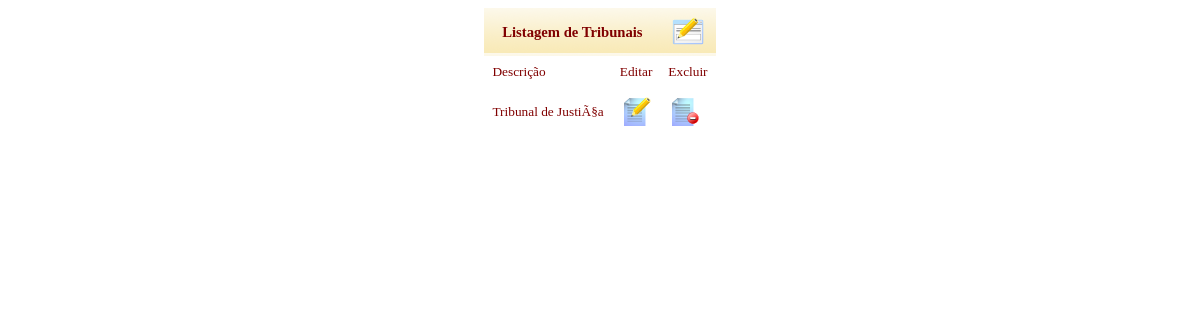
Page /view/consultarTribunal.php?pag=processo (signed in) on the earlier database version.
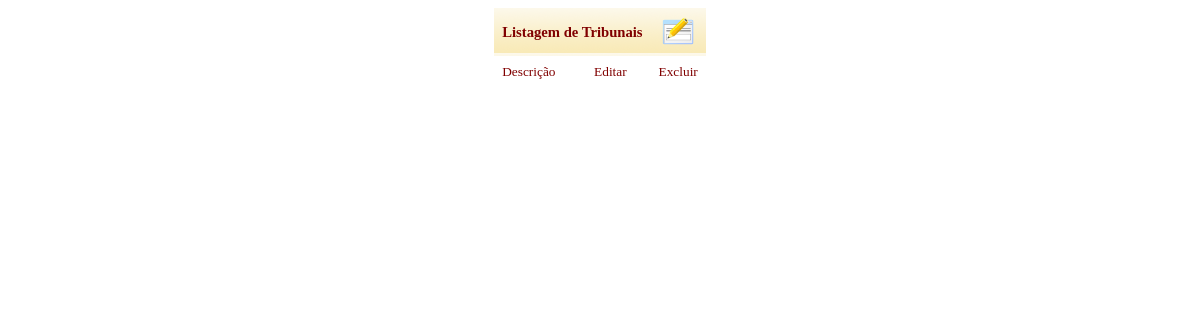
Same page on the later database version.
### tables this page shows
CREATE TABLE IF NOT EXISTS `tribunal` (
`idTribunal` int(11) NOT NULL,
  `descricao` varchar(30) NOT NULL,
  `status` int(11) NOT NULL DEFAULT '1'
);

### model/tribunalDAO.php (the view, shortened to what this page needs)
<?php
class tribunalDAO extends banco {
    public function listaTribunal (){
        $sql = 'SELECT * FROM '.TBL_TRIBUNAIS;
        $resultado = mysql_query($sql);
        while ($linha = mysql_fetch_assoc($resultado)) {
            echo "<tr id=".$linha['idTribunal'].">
                    <td>".$linha['descricao']."</td>
                    <td>
                        <a href=../view/altTribunais.php?id=".$linha['idTribunal'].">
                            <img src='../public/img/file_edit.png' border='0'>
                        </a>
                    </td>
                    <td>
                        <a href=javascript:excluir(".$linha['idTribunal'].")>
                            <img src='../public/img/file_remove.png' border='0'>
                        </a>
                    </td>
                  </tr>";
        }
    }
}

Differences in the rows shown:
removed tribunal: descricao "Tribunal de JustiÃ§a"
